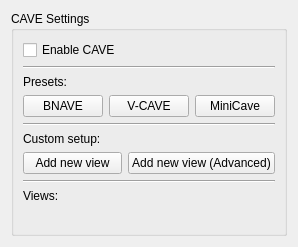
<?xml version="1.0" encoding="UTF-8"?>
<ui version="4.0">
 <class>CAVESettings</class>
 <widget class="QWidget" name="CAVESettings">
  <property name="geometry">
   <rect>
    <x>0</x>
    <y>0</y>
    <width>296</width>
    <height>247</height>
   </rect>
  </property>
  <property name="windowTitle">
   <string>CAVESettings</string>
  </property>
  <layout class="QVBoxLayout" name="verticalLayout_2">
   <item>
    <widget class="QGroupBox" name="Cave_settings_group">
     <property name="title">
      <string>CAVE Settings</string>
     </property>
     <layout class="QVBoxLayout" name="verticalLayout">
      <item>
       <widget class="QCheckBox" name="toggle_CAVE">
        <property name="text">
         <string>Enable CAVE</string>
        </property>
       </widget>
      </item>
      <item>
       <widget class="Line" name="line_2">
        <property name="orientation">
         <enum>Qt::Horizontal</enum>
        </property>
       </widget>
      </item>
      <item>
       <widget class="QLabel" name="preset_label">
        <property name="text">
         <string>Presets:</string>
        </property>
       </widget>
      </item>
      <item>
       <layout class="QHBoxLayout" name="horizontalLayout_2">
        <item>
         <widget class="QPushButton" name="bnave_button">
          <property name="text">
           <string>BNAVE</string>
          </property>
         </widget>
        </item>
        <item>
         <widget class="QPushButton" name="vcave_button">
          <property name="text">
           <string>V-CAVE</string>
          </property>
         </widget>
        </item>
        <item>
         <widget class="QPushButton" name="minicave_button">
          <property name="text">
           <string>MiniCave</string>
          </property>
         </widget>
        </item>
       </layout>
      </item>
      <item>
       <widget class="Line" name="line">
        <property name="orientation">
         <enum>Qt::Horizontal</enum>
        </property>
       </widget>
      </item>
      <item>
       <widget class="QLabel" name="label_custom">
        <property name="text">
         <string>Custom setup:</string>
        </property>
       </widget>
      </item>
      <item>
       <layout class="QHBoxLayout" name="horizontalLayout">
        <item>
         <widget class="QPushButton" name="addView">
          <property name="text">
           <string>Add new view</string>
          </property>
         </widget>
        </item>
        <item>
         <widget class="QPushButton" name="addViewAdvanced">
          <property name="text">
           <string>Add new view (Advanced)</string>
          </property>
         </widget>
        </item>
       </layout>
      </item>
      <item>
       <widget class="Line" name="line_3">
        <property name="orientation">
         <enum>Qt::Horizontal</enum>
        </property>
       </widget>
      </item>
      <item>
       <widget class="QLabel" name="views_label">
        <property name="text">
         <string>Views:</string>
        </property>
       </widget>
      </item>
      <item>
       <layout class="QVBoxLayout" name="viewslayout"/>
      </item>
      <item>
       <spacer name="verticalSpacer">
        <property name="orientation">
         <enum>Qt::Vertical</enum>
        </property>
        <property name="sizeHint" stdset="0">
         <size>
          <width>20</width>
          <height>40</height>
         </size>
        </property>
       </spacer>
      </item>
     </layout>
    </widget>
   </item>
  </layout>
 </widget>
 <resources/>
 <connections/>
</ui>
